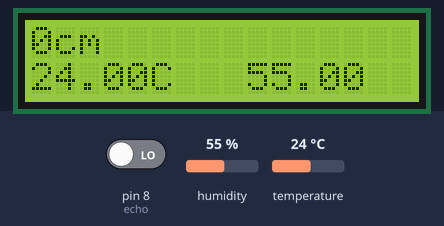
The program below on a simulated Arduino Mega 2560, built with avr-gcc and run on an emulated ATmega2560. On the bench: 16×2 character LCD. The inputs (shaded band) are chosen by the test bench; at power-on: humidity 55 %, temperature 24 °C, pin 8 (echo) LOW. What the program prints to the serial monitor is not drawn.

Above: at 3.7 s.
3.8 s: humidity set to 22 %
At 7.6 s:
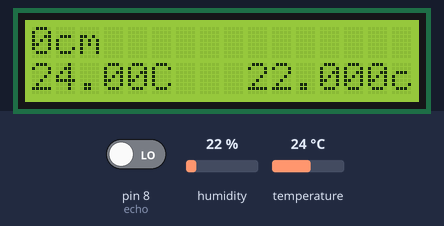
8.6 s: temperature set to 12 °C
At 12.2 s:
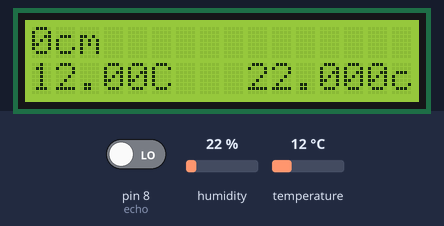
12.6 s: humidity set to 40 %
At 15.6 s:
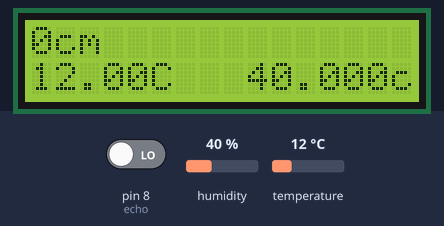
16.7 s: temperature set to 19 °C
At 20.2 s:
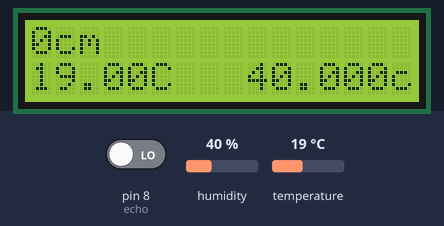
Timing chart, 0 to 21.7 s (numbered marks = the images above; inputs shaded):
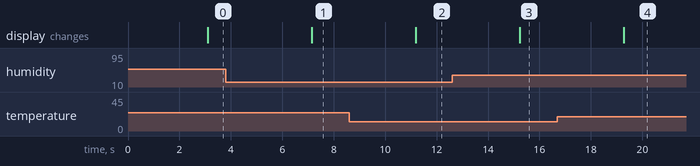

Measured:
- after the input at 3.8 s, the display: changes after 3.3 s (image 1)
- after the input at 8.6 s, the display: changes after 2.6 s (image 2)
- after the input at 12.6 s, the display: changes after 2.6 s (image 3)
- after the input at 16.7 s, the display: changes after 2.6 s (image 4)

The program:

main.cpp
```cpp
#include <Arduino.h>
#include <LiquidCrystal.h>                // Die Bibliothek für deinen Display
#include <Wire.h>
#include "DHT.h"
#define DHTPIN 13         // Hier die Pin Nummer eintragen wo der Sensor angeschlossen ist
#define DHTTYPE DHT11     // Hier wird definiert was für ein Sensor ausgelesen wird. In

int trigger=9;                               // Der Trigger Pin

int echo=8;                                  // Der Echo Pin

long dauer=0;                                // Hier wird die Zeitdauer abgespeichert

                                             // die die Ultraschallwelle braucht

                                             // um zum Sensor zurückzukommen

long entfernung=0;                           // Hier wird die Entfernung vom

                                             // Hindernis abgespeichert

int RS = 12;                              //

int E = 11;                               //

int D4 = 5;                               //

int D5 = 4;                               //

int D6 = 3;                               //Variablen für die Arduino Pins

int D7 = 2;                               //

int Spalte = 16;                          //

int Zeile = 2;                            //

DHT dht(DHTPIN, DHTTYPE);
LiquidCrystal lcd(RS, E, D4, D5, D6, D7); // Hier wird das Objekt lcd vom Typ

                                          // LiquidCrystal erzeugt

void setup() {
  Serial.begin(9600);
  Serial.println("DHT11 Testprogramm");
  dht.begin();
      Serial.begin(9600);                      // Die serielle Kommunikation starten

    pinMode(trigger, OUTPUT);                // Trigger Pin als Ausgang definieren

    pinMode(echo, INPUT);                    // Echo Pin als Eingang defnieren

    lcd.begin(Spalte,Zeile);               // Leg die LCD mit 16 Spalten und 2 Zeilen fest


}
void loop() {
  // Wait a few seconds between measurements.
  delay(2000);                     // Hier definieren wir die Verweilzeit die gewartet wird
                                   // bis der Sensor wieder ausgelesen wird. Da der DHT11
                                   // auch ca. 2 Sekunden hat um seine Werte zuaktualisieren
                                   // macht es keinen sinn ihn schneller auszulesen!

  float h = dht.readHumidity();    // Lesen der Luftfeuchtigkeit und speichern in die Variable h
  float t = dht.readTemperature(); // Lesen der Temperatur in °C und speichern in die Variable t

/**( Überprüfen ob alles richtig Ausgelesen wurde )**/
  if (isnan(h) || isnan(t)) {
    Serial.println("Fehler beim auslesen des Sensors!");
    return;
  }

  // Nun senden wir die gemessenen Werte an den PC dise werden wir im Seriellem Monitor sehen
  Serial.print("Luftfeuchtigkeit: ");
  Serial.print(h);                  // Ausgeben der Luftfeuchtigkeit
  Serial.print("%\t");              // Tabulator
  Serial.print("Temperatur: ");
  Serial.print(t);                  // Ausgeben der Temperatur
  Serial.write("°");                // Schreiben des ° Zeichen
  Serial.println("C");

      digitalWrite(trigger, LOW);              // Den Trigger auf LOW setzen um

                                             // ein rauschfreies Signal

                                             // senden zu können

    delay(5);                                // 5 Millisekunden warten

    digitalWrite(trigger, HIGH);             // Den Trigger auf HIGH setzen um eine

                                             // Ultraschallwelle zu senden

    delay(10);                               // 10 Millisekunden warten

    digitalWrite(trigger, LOW);              // Trigger auf LOW setzen um das

                                             // Senden abzuschließen

    dauer = pulseIn(echo, HIGH);             // Die Zeit messen bis die

                                             // Ultraschallwelle zurückkommt

    entfernung = (dauer/2) / 29.1;           // Die Zeit in den Weg in Zentimeter umrechnen


        Serial.print(entfernung);            // Den Weg in Zentimeter ausgeben

        Serial.println(" cm");               //

  lcd.print(entfernung);         // Der Text für die erste Zeile
   lcd.print("cm");

   lcd.setCursor(0,1);                    // Springe in die nächste Zeile

   lcd.print(t);           // Schreibe den Text in die zweite Zeile
   lcd.print("C   ");
   lcd.print(h);


    delay(1000);                             // Nach einer Sekunde wiederholen
}
```
